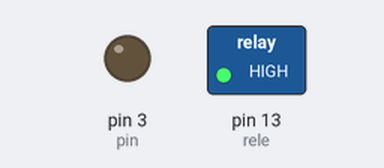
The sketch below on a simulated Arduino Uno, built with avr-gcc and run on an emulated ATmega328P. Parts: switched loads named in the sketch (green lamp = pin HIGH), output pins drawn as LEDs (lit = HIGH). Dashed ring = blinking.

Above: at 0.5 s.
Timing chart, 0 to 3.5 s (numbered marks = the images above):
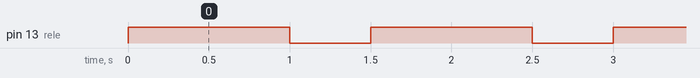

The sketch:

APROVAR_RELE.ino
```cpp
byte rele = 13 ;
byte pin = 3 ;


void setup() {
pinMode(rele,OUTPUT);
pinMode(3, OUTPUT);
}

void loop() {
 digitalWrite(rele, HIGH);
 delay(1000);
 digitalWrite(rele, LOW);
 delay(500);

}
```

Measured:
- by itself, pin 13 (rele): alternates HIGH for 1.0 s and LOW for 0.50 s
